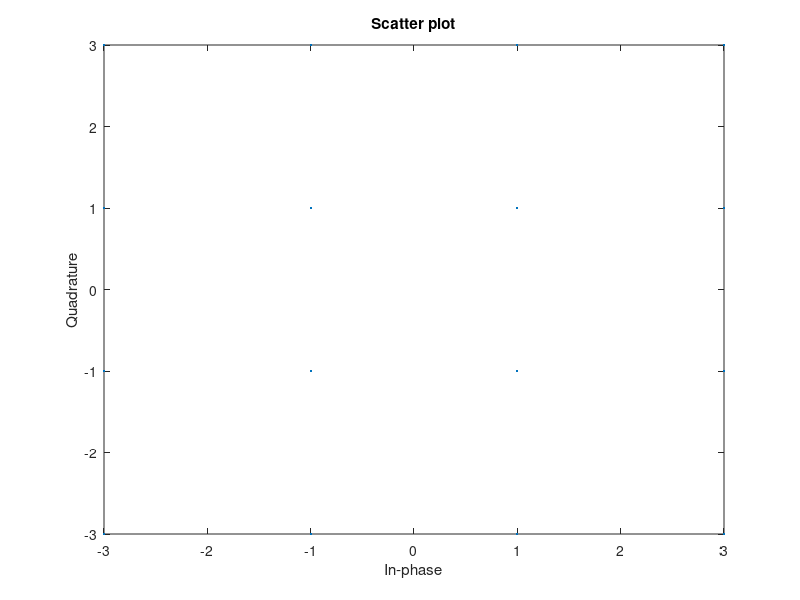
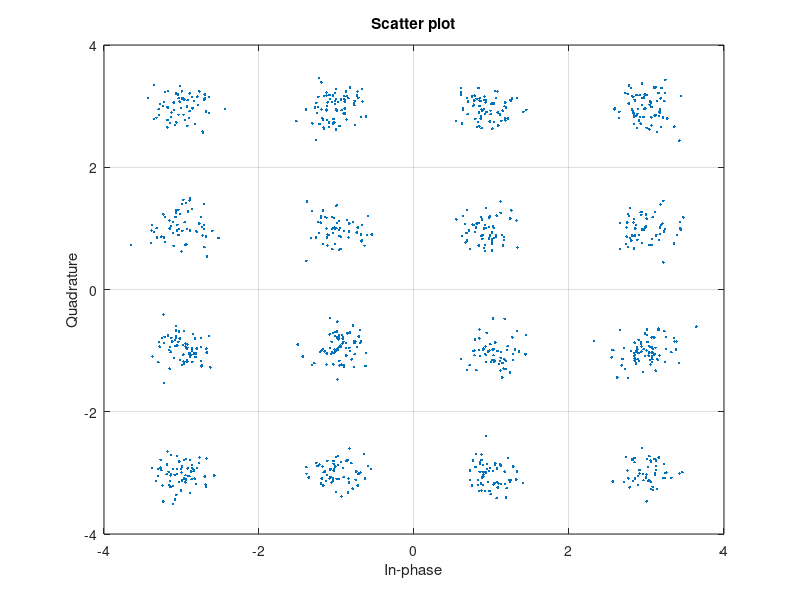

These figures' MATLAB source, in order:
clc;
clear all;
close all;
M=16;
N=4000;
x=randi([0,1],1,N);
yy=[];
for i=1:4:length(x)
if x(i)==0 && x(i+1)==0 && x(i+2)==1 && x(i+3)==0 y=-3+1j*3;
elseif x(i)==0 && x(i+1)==1 && x(i+2)==1 && x(i+3)==0 y=-1+1j*3;

 elseif x(i)==0 && x(i+1)==0 && x(i+2)==1 && x(i+3)==1 y=-3+1j*1; 
 elseif x(i)==0 && x(i+1)==1 && x(i+2)==1 && x(i+3)==1 y=-1+1j*1; 
 elseif x(i)==1 && x(i+1)==1 && x(i+2)==1 && x(i+3)==0 y=1+1j*3; 
 elseif x(i)==1 && x(i+1)==0 && x(i+2)==1 && x(i+3)==0 y=3+1j*3;
 elseif x(i)==1 && x(i+1)==1 && x(i+2)==1 && x(i+3)==1 y=1+1j*1; 
 elseif x(i)==1 && x(i+1)==0 && x(i+2)==1 && x(i+3)==1 y=3+1j*1; 
 elseif x(i)==0 && x(i+1)==0 && x(i+2)==0 && x(i+3)==1 y=-3-1j*1;
 elseif x(i)==0 && x(i+1)==1 && x(i+2)==0 && x(i+3)==1 y=-1-1j*1; 
 elseif x(i)==0 && x(i+1)==0 && x(i+2)==0 && x(i+3)==0 y=-3-1j*3; 
 elseif x(i)==0 && x(i+1)==1 && x(i+2)==0 && x(i+3)==0 y=-1-1j*3; 
 elseif x(i)==1 && x(i+1)==1 && x(i+2)==0 && x(i+3)==1 y=1-1j*1;
 elseif x(i)==1 && x(i+1)==0 && x(i+2)==0 && x(i+3)==1 y=3-1j*1;
 elseif x(i)==1 && x(i+1)==1 && x(i+2)==0 && x(i+3)==0 y=1-1j*3; 
 elseif x(i)==1 && x(i+1)==0 && x(i+2)==0 && x(i+3)==0 y=3-1j*3; 
 end
yy=[yy y];
end
scatterplot(yy);
EbNOdB=5;
EbNO=10^(EbNOdB/10);
n=(1/sqrt(2))*[randn(1, length(yy))+sqrt(-1)*randn(1, length(yy))]; 
sigma=sqrt(1/((log2(M))*EbNO));
r=yy+sigma*n; 
scatterplot(r); grid on;